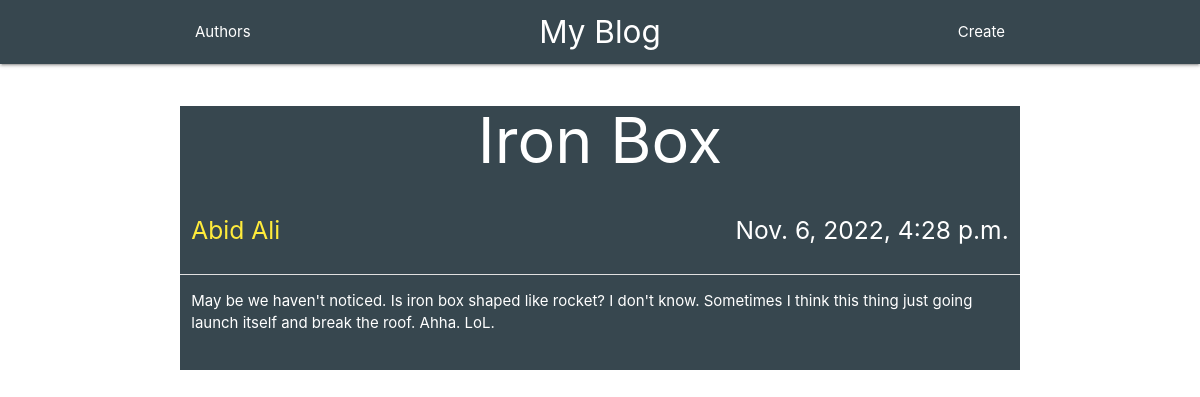
Screenshot of /article/8 with the database file from the repository.
### main/models.py (models this page shows, shortened)
class Article(models.Model):
    title = models.CharField(max_length=256)
    content = models.TextField()
    createdAt = models.DateTimeField(auto_now_add = True)
    authors = models.ManyToManyField('Author')

class Author(models.Model):
    name = models.CharField(max_length=256)
    def __str__(self):
        return self.name

### main/views.py (the view)
# urls.py: path('article/<int:pk>', views.article, name='get_article'),
def article(request, pk):
    article = get_object_or_404(models.Article, pk=pk)
    context = {
        'article': article,
    }
    return render(request, 'main/article.html', context)

### templates/main/article.html
{% extends 'main/base.html' %}
{% block content %}
<div class="container blue-grey darken-3 white-text">
    <h1 class="bold center-align">{{ article.title }}</h1>
    <div class="row">
        <div class="row">
            <div class="col s12 m6">
                <h5 class="left-align">
                    {% for author in article.authors.all %}
                    <a href="{% url 'get_author' author.pk %}" class="yellow-text">{{ author }}</a>
                    {% endfor %}
                </h5>
            </div>
            <div class="col s12 m6">
                <h5 class="right-align">{{ article.createdAt }}</h5>
            </div>
        </div>
        <div class="col s12 divider"></div>
        <div class="row">
            <div class="col s12">
                <p>
                    {{ article.content }}
                </p>
            </div>
        </div>
    </div>
</div>
{% endblock %}

### rows the page displays
Article: title "Iron Box", createdAt "Nov. 6, 2022, 4:28 p.m.", content "May be we haven't noticed. Is iron box shaped like rocket? I don't know. Sometimes I think this thing just going launch itself and break the roof. Ahha. LoL."
Author: name "Abid Ali"
